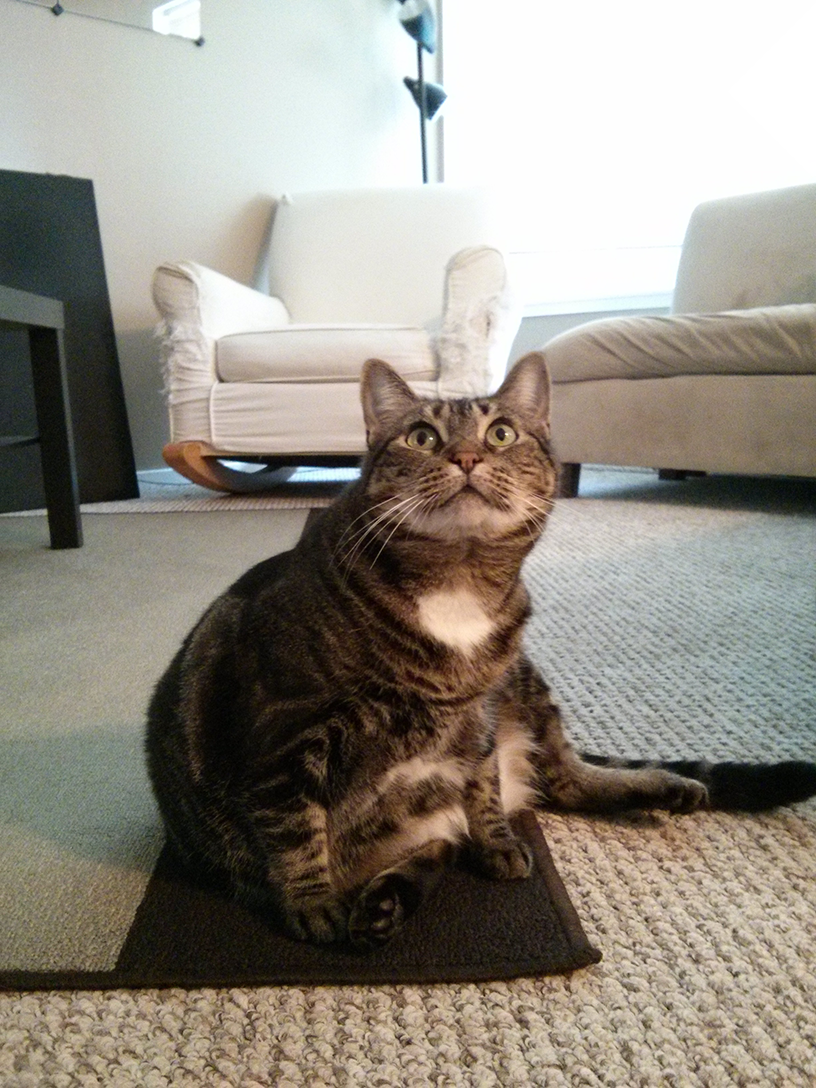
#> input picture Python_automation/17_图像操作/17_1操作图像/zophie.png, 816 x 1088 px
$ python '5_旋转和翻转图像.py'
#> lines starting #> are read from the running program, lines starting #| are printed output that depends on the picture
from PIL import Image

cat_img = Image.open('zophie.png')
#> cat_img is the input picture: PIL image 816x1088 RGB; mean R, G, B 147, 141.1, 131.1

# rotate() 方法可以旋转图像，传入的参数为角度
cat_img.rotate(90).save('zophie_rotate90.png')
cat_img.rotate(180).save('zophie_rotate180.png')
cat_img.rotate(270).save('zophie_rotate270.png')
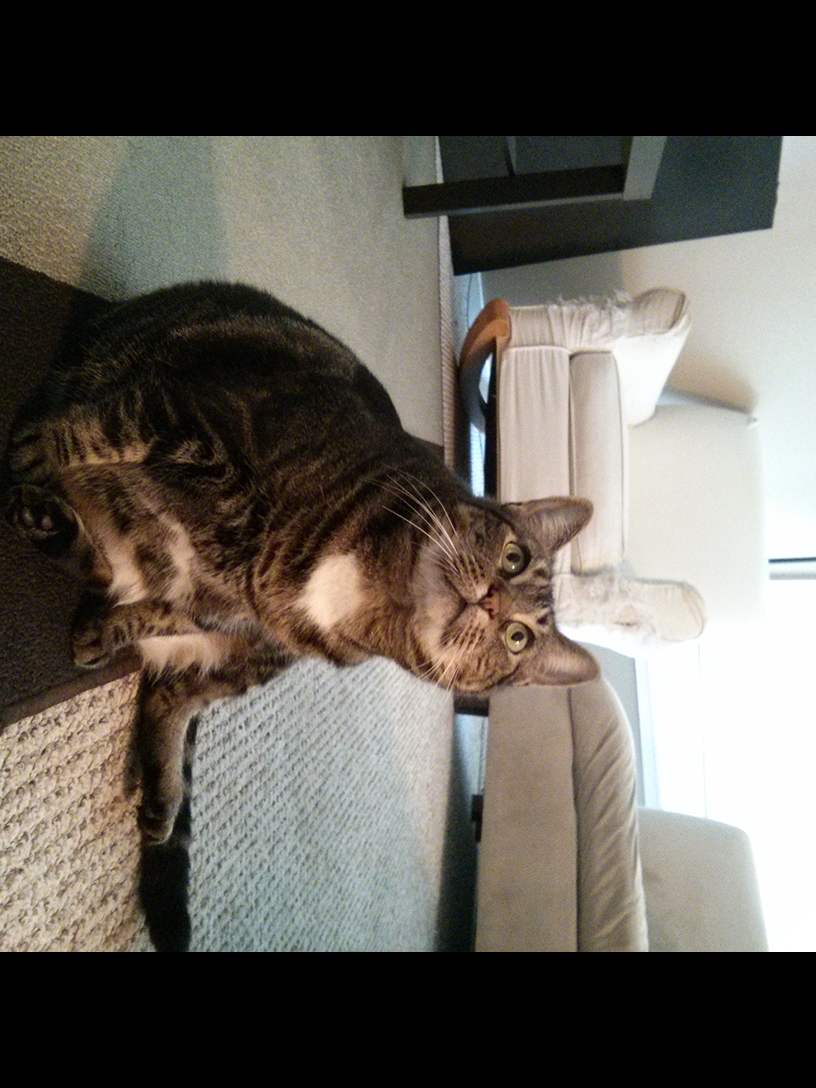
#> saved as zophie_rotate270.png: PIL image 816x1088 RGB; mean R, G, B 100.3, 95.7, 88.5

# expaned 参数可以放大图像尺寸以适应画面
cat_img.rotate(6).save('zophie_rotate6.png')
cat_img.rotate(6, expand=True).save('zophie_rotate6_expanded.png')
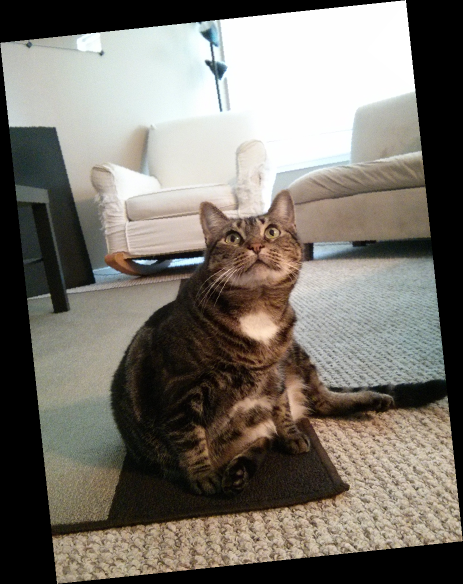
#> saved as zophie_rotate6_expanded.png: PIL image 926x1168 RGB (shown at 1/2 size); mean R, G, B 120.6, 115.8, 107.6

# transpose() 方法可以翻转图像，传入的参数为 0, 1, 2, 3 分别代表水平翻转，垂直翻转，左右翻转，
# 水平垂直翻转

# 水平翻转
cat_img.transpose(0).save('zophie_flip_0.png')
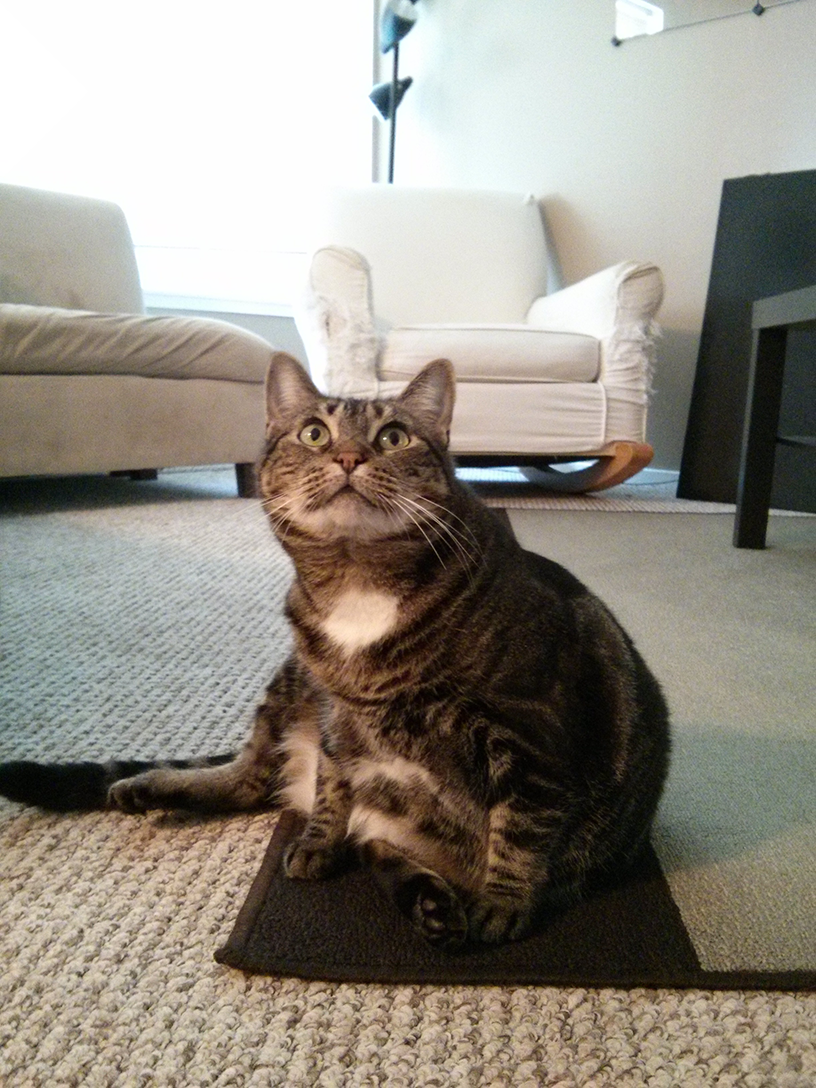
#> saved as zophie_flip_0.png: PIL image 816x1088 RGB; mean R, G, B 147, 141.1, 131.1
# 水平翻转也可以传入 Image.FLIP_LEFT_RIGHT 参数
# cat_img.transpose(Image.FLIP_LEFT_RIGHT).save('zophie_horizontal.png')

# 垂直翻转
cat_img.transpose(1).save('zophie_flip_1.png')
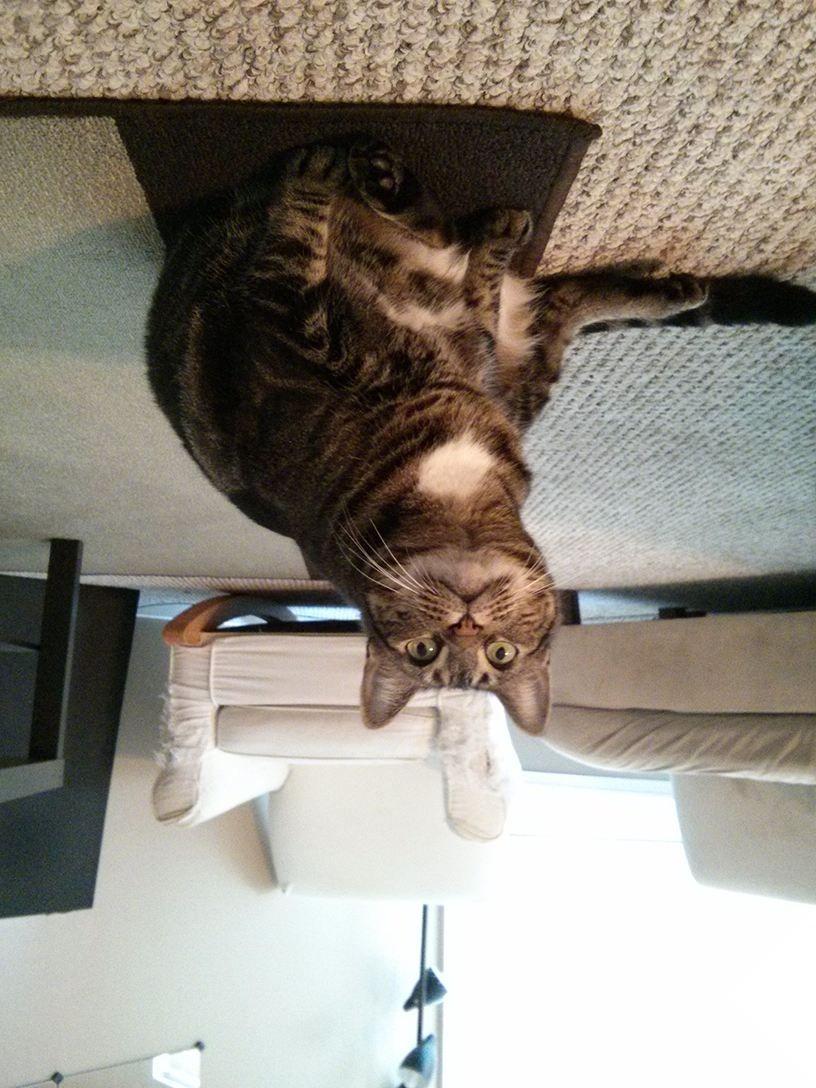
#> saved as zophie_flip_1.png: PIL image 816x1088 RGB; mean R, G, B 147, 141.1, 131.1
# 垂直翻转也可以传入 Image.FLIP_TOP_BOTTOM 参数
# cat_img.transpose(Image.Image.FLIP_TOP_BOTTOM).save('zophie_vertical.png')

# 左右翻转
cat_img.transpose(2).save('zophie_flip_2.png')
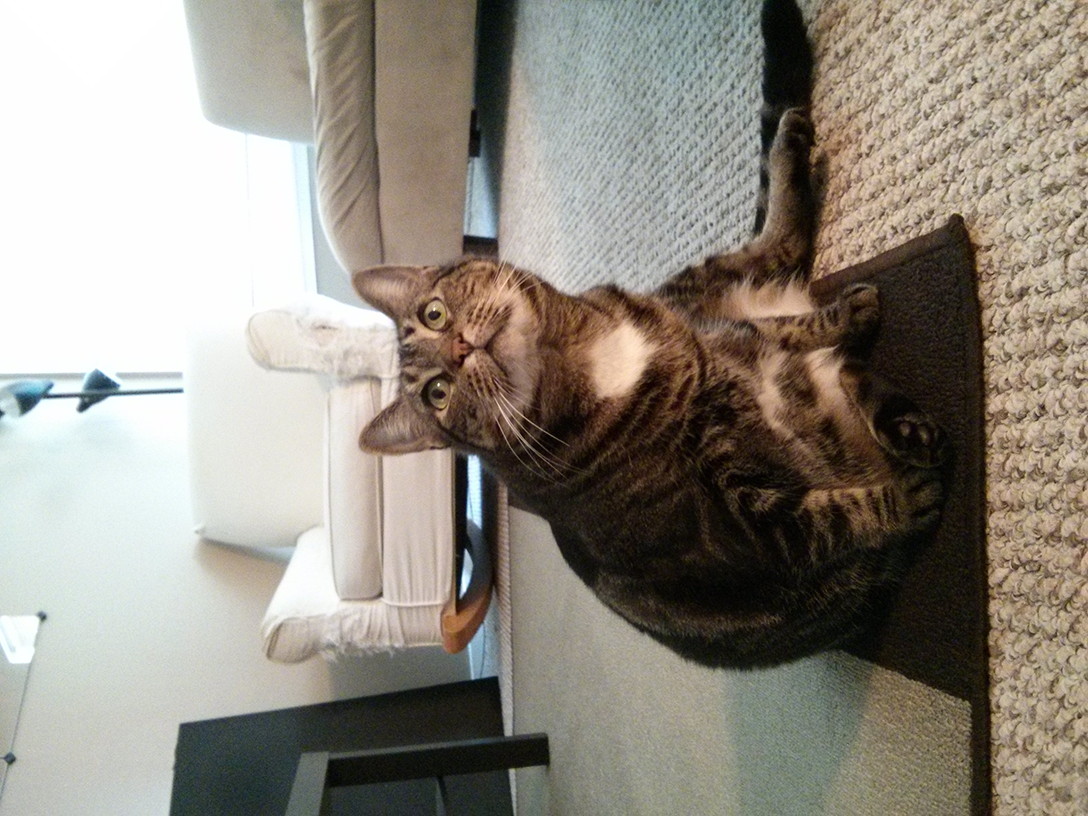
#> saved as zophie_flip_2.png: PIL image 1088x816 RGB; mean R, G, B 147, 141.1, 131.1

# 水平垂直翻转
cat_img.transpose(3).save('zophie_flip_3.png')
